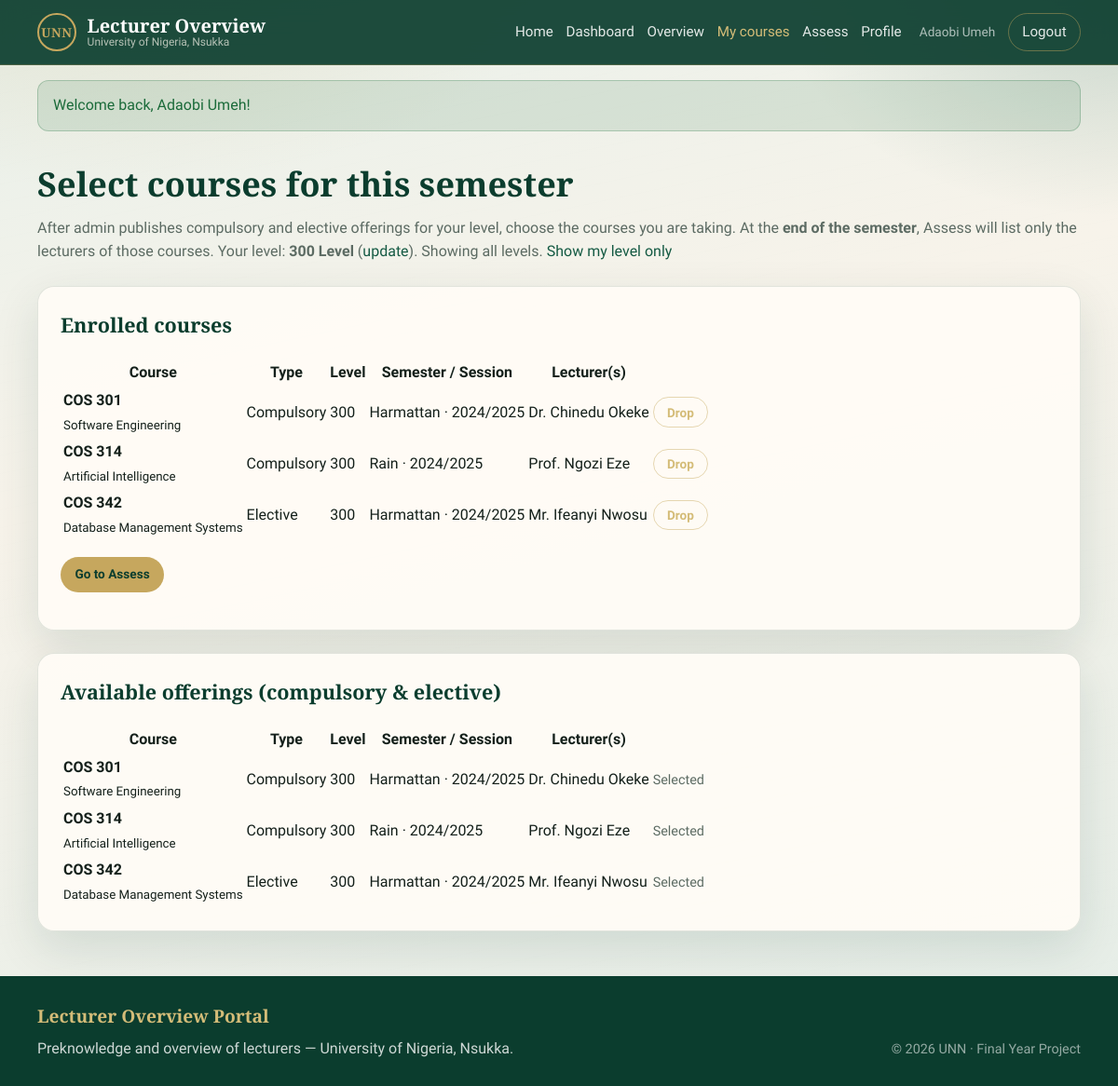
Page /student/enroll.php?all=1 (signed in) on the committed database.
### tables this page shows
CREATE TABLE users (
  id INT UNSIGNED AUTO_INCREMENT PRIMARY KEY,
  full_name VARCHAR(120) NOT NULL,
  email VARCHAR(160) NOT NULL UNIQUE,
  password VARCHAR(255) NOT NULL,
  role ENUM('student', 'lecturer', 'admin') NOT NULL DEFAULT 'student',
  department VARCHAR(120) DEFAULT NULL,
  matric_number VARCHAR(40) DEFAULT NULL,
  academic_level ENUM('100', '200', '300', '400') DEFAULT NULL,
  is_active TINYINT(1) NOT NULL DEFAULT 1,
  created_at TIMESTAMP DEFAULT CURRENT_TIMESTAMP,
  updated_at TIMESTAMP DEFAULT CURRENT_TIMESTAMP ON UPDATE CURRENT_TIMESTAMP
);

CREATE TABLE courses (
  id INT UNSIGNED AUTO_INCREMENT PRIMARY KEY,
  course_code VARCHAR(20) NOT NULL UNIQUE,
  course_title VARCHAR(200) NOT NULL,
  department VARCHAR(120) NOT NULL,
  level VARCHAR(20) DEFAULT '100',
  course_type ENUM('Compulsory', 'Elective') NOT NULL DEFAULT 'Compulsory',
  semester ENUM('Harmattan', 'Rain') NOT NULL DEFAULT 'Harmattan',
  session_year VARCHAR(20) NOT NULL DEFAULT '2024/2025',
  description TEXT DEFAULT NULL,
  created_at TIMESTAMP DEFAULT CURRENT_TIMESTAMP
);

### includes/auth.php (called while the page is built, shortened)
<?php
require_once __DIR__ . '/../config/database.php';
function get_flash(): ?array
{
    $flash = $_SESSION['flash'];
    return $flash;
}
function e(?string $value): string
{
    return htmlspecialchars((string) $value, ENT_QUOTES, 'UTF-8');
}
function is_logged_in(): bool
{
    return !empty($_SESSION['user_id']);
}
function current_user(): ?array
{
    static $user = null;
    if ($user !== null) {
        return $user;
    }
    $stmt = db()->prepare('SELECT id, full_name, email, role, department, matric_number, academic_level, is_active FROM users WHERE id = ? LIMIT 1');
    $uid = (int) $_SESSION['user_id'];
    $stmt->bind_param('i', $uid);
    $stmt->execute();
    $result = $stmt->get_result();
    $user = $result->fetch_assoc() ?: null;
    return $user;
}
function require_role(string ...$roles): void
{
    $user = current_user();
}
function dashboard_url_for_role(string $role): string
{
    $base = base_path();
    return match ($role) {
        'admin'    => $base . '/admin/dashboard.php',
        'lecturer' => $base . '/lecturer/dashboard.php',
        default    => $base . '/student/dashboard.php',
    };
}
function base_path(): string
{
    static $base = null;
    if ($base !== null) {
        return $base;
    }
    $script = str_replace('\\', '/', $_SERVER['SCRIPT_NAME'] ?? '');
    if (preg_match('#^(.*?)/portal(?:/|$)#', $script, $m)) {
        $base = $m[1] . '/portal';
    } else {
        $dir = str_replace('\\', '/', dirname($script));
        if (preg_match('#/(student|lecturer|admin)$#', $dir)) {
            $dir = dirname($dir);
        }
        $base = ($dir === '/' || $dir === '\\' || $dir === '.') ? '' : $dir;
    }
    return $base;
}

### config/database.php (called while the page is built, shortened)
<?php
function db(): mysqli
{
    static $conn = null;
    if ($conn instanceof mysqli) {
        return $conn;
    }
    $conn = new mysqli(DB_HOST, DB_USER, DB_PASS, DB_NAME);
    $conn->set_charset('utf8mb4');
    return $conn;
}

### student/enroll.php (the view, shortened to what this page needs)
<?php
require_once __DIR__ . '/../includes/auth.php';
require_role('student');
$user = current_user();
$uid = (int) $user['id'];
$stmt = db()->prepare(
    "SELECT se.course_id, c.course_code, c.course_title, c.level, c.course_type, c.semester, c.session_year,
            GROUP_CONCAT(CONCAT(l.title, ' ', u.full_name) ORDER BY u.full_name SEPARATOR ', ') AS lecturers
     FROM student_enrollments se
     JOIN courses c ON c.id = se.course_id
     LEFT JOIN course_lecturers cl ON cl.course_id = c.id
     LEFT JOIN lecturers l ON l.id = cl.lecturer_id
     LEFT JOIN users u ON u.id = l.user_id
     WHERE se.student_id = ?
     GROUP BY se.course_id, c.course_code, c.course_title, c.level, c.course_type, c.semester, c.session_year
     ORDER BY c.course_code"
);
$stmt->bind_param('i', $uid);
$stmt->execute();
$enrolled = $stmt->get_result()->fetch_all(MYSQLI_ASSOC);
$enrolledIds = array_map(static fn($r) => (int) $r['course_id'], $enrolled);
$showAll = isset($_GET['all']) && $_GET['all'] === '1';
$studentLevel = $user['academic_level'] ?? '';
if ($showAll || !is_valid_student_level($studentLevel)) {
    $available = db()->query(
        "SELECT c.id, c.course_code, c.course_title, c.level, c.course_type, c.semester, c.session_year,
                GROUP_CONCAT(CONCAT(l.title, ' ', u.full_name) ORDER BY u.full_name SEPARATOR ', ') AS lecturers
         FROM courses c
         LEFT JOIN course_lecturers cl ON cl.course_id = c.id
         LEFT JOIN lecturers l ON l.id = cl.lecturer_id
         LEFT JOIN users u ON u.id = l.user_id
         GROUP BY c.id, c.course_code, c.course_title, c.level, c.course_type, c.semester, c.session_year
         ORDER BY c.level, c.course_type, c.course_code"
    )->fetch_all(MYSQLI_ASSOC);
}
$activeNav = 'enroll';
require_once __DIR__ . '/../includes/header.php';
?>
<div class="container">
    <h1 class="page-title">Select courses for this semester</h1>
    <p class="page-lead">
        After admin publishes compulsory and elective offerings for your level, choose the courses you are taking.
        At the <strong>end of the semester</strong>, Assess will list only the lecturers of those courses.
        Your level: <strong><?= e($user['academic_level'] ? $user['academic_level'] . ' Level' : 'not set') ?></strong>
        (<a href="<?= e(base_path()) ?>/student/profile.php">update</a>).
        <?php if (!$showAll && is_valid_student_level($studentLevel)): ?>
            Showing <?= e($studentLevel) ?>-level offerings.
            <a href="?all=1">Show all levels</a>
        <?php elseif ($showAll): ?>
            Showing all levels. <a href="?">Show my level only</a>
        <?php endif; ?>
    </p>
    <div class="panel" style="margin-bottom:1.5rem;">
        <h2 style="margin-top:0;font-family:var(--font-display);color:var(--green-deep);font-size:1.35rem;">Enrolled courses</h2>
        <?php if (!$enrolled): ?>
            <div class="empty-state">You are not enrolled in any course yet. Enrol below before assessing lecturers.</div>
        <?php else: ?>
            <div class="table-wrap">
                <table class="data-table">
                    <thead>
                        <tr>
                            <th>Course</th>
                            <th>Type</th>
                            <th>Level</th>
                            <th>Semester / Session</th>
                            <th>Lecturer(s)</th>
                            <th></th>
                        </tr>
                    </thead>
                    <tbody>
                        <?php foreach ($enrolled as $row): ?>
                            <tr>
                                <td><strong><?= e($row['course_code']) ?></strong><br><small><?= e($row['course_title']) ?></small></td>
                                <td><?= e($row['course_type'] ?? 'Compulsory') ?></td>
                                <td><?= e($row['level']) ?></td>
                                <td><?= e($row['semester'] . ' · ' . $row['session_year']) ?></td>
                                <td><?= e($row['lecturers'] ?: '—') ?></td>
                                <td>
                                    <form method="post" onsubmit="return confirm('Remove this enrolment?');">
                                        <button type="submit" class="btn btn-ghost btn-sm">Drop</button>
                                    </form>
                                </td>
                            </tr>
                        <?php endforeach; ?>
                    </tbody>
                </table>
            </div>
            <p style="margin-top:1rem;"><a class="btn btn-gold btn-sm" href="<?= e(base_path()) ?>/student/assess.php">Go to Assess</a></p>
        <?php endif; ?>
    </div>
    <div class="panel">
        <h2 style="margin-top:0;font-family:var(--font-display);color:var(--green-deep);font-size:1.35rem;">Available offerings (compulsory &amp; elective)</h2>
        <?php if (!$available): ?>
            <div class="empty-state">No courses published for your level yet. Ask admin to publish semester offerings, or <a href="?all=1">view all levels</a>.</div>
        <?php else: ?>
            <div class="table-wrap">
                <table class="data-table">
                    <thead>
                        <tr>
                            <th>Course</th>
                            <th>Type</th>
                            <th>Level</th>
                            <th>Semester / Session</th>
                            <th>Lecturer(s)</th>
                            <th></th>
                        </tr>
                    </thead>
                    <tbody>
                        <?php foreach ($available as $row): ?>
                            <?php $already = in_array((int) $row['id'], $enrolledIds, true); ?>
                            <tr>
                                <td><strong><?= e($row['course_code']) ?></strong><br><small><?= e($row['course_title']) ?></small></td>
                                <td><?= e($row['course_type'] ?? 'Compulsory') ?></td>
                                <td><?= e($row['level']) ?></td>
                                <td><?= e($row['semester'] . ' · ' . $row['session_year']) ?></td>
                                <td><?= e($row['lecturers'] ?: '—') ?></td>
                                <td>
                                    <?php if ($already): ?>
                                        <span style="color:var(--muted);font-size:0.9rem;">Selected</span>
                                    <?php endif; ?>
                                </td>
                            </tr>
                        <?php endforeach; ?>
                    </tbody>
                </table>
            </div>
        <?php endif; ?>
    </div>
</div>
<?php require_once __DIR__ . '/../includes/footer.php'; ?>

### includes/header.php (shortened to what this page needs)
<?php
require_once __DIR__ . '/auth.php';
$bodyClass  = $bodyClass ?? '';
$activeNav  = $activeNav ?? '';
$user       = current_user();
$flash      = get_flash();
?>
<!DOCTYPE html>
<html lang="en">
<head>
    <link rel="stylesheet" href="<?= e(base_path()) ?>/assets/css/style.css">
</head>
<body class="<?= e($bodyClass) ?>">
<div class="page-shell">
    <header class="site-header">
        <div class="container header-inner">
            <a class="brand" href="<?= e(base_path()) ?>/index.php">
                <span class="brand-mark" aria-hidden="true">UNN</span>
                <span class="brand-text">
                    <strong>Lecturer Overview</strong>
                    <small>University of Nigeria, Nsukka</small>
                </span>
            </a>
            <nav class="site-nav" data-nav>
                <a href="<?= e(base_path()) ?>/index.php" class="<?= $activeNav === 'home' ? 'is-active' : '' ?>">Home</a>
                <?php if ($user): ?>
                    <a href="<?= e(dashboard_url_for_role($user['role'])) ?>" class="<?= $activeNav === 'dashboard' ? 'is-active' : '' ?>">Dashboard</a>
                    <?php if ($user['role'] === 'student'): ?>
                        <a href="<?= e(base_path()) ?>/student/overview.php" class="<?= $activeNav === 'overview' ? 'is-active' : '' ?>">Overview</a>
                        <a href="<?= e(base_path()) ?>/student/enroll.php" class="<?= $activeNav === 'enroll' ? 'is-active' : '' ?>">My courses</a>
                        <a href="<?= e(base_path()) ?>/student/assess.php" class="<?= $activeNav === 'assess' ? 'is-active' : '' ?>">Assess</a>
                        <a href="<?= e(base_path()) ?>/student/profile.php" class="<?= $activeNav === 'profile' ? 'is-active' : '' ?>">Profile</a>
                    <?php endif; ?>
                    <span class="nav-user"><?= e($user['full_name']) ?></span>
                    <a class="btn btn-ghost btn-sm" href="<?= e(base_path()) ?>/logout.php">Logout</a>
                <?php else: ?>
                    <a href="<?= e(base_path()) ?>/login.php" class="<?= $activeNav === 'login' ? 'is-active' : '' ?>">Login</a>
                    <a class="btn btn-gold btn-sm" href="<?= e(base_path()) ?>/register.php">Register</a>
                <?php endif; ?>
            </nav>
        </div>
    </header>
    <?php if ($flash): ?>
        <div class="container">
            <div class="flash flash-<?= e($flash['type']) ?>" role="alert">
                <?= e($flash['message']) ?>
            </div>
        </div>
    <?php endif; ?>
    <main class="site-main">

### assets/css/style.css (style rules this page uses)
:root { --green-deep: #0B3D2E; --green-mid: #145A43; --green-soft: #1F6B52; --gold: #C6A75E; --gold-bright: #D4BC78; --cream: #F7F3EA; --ink: #14201B; --muted: #5C6B63; --line: rgba(11, 61, 46, 0.12); --card: rgba(255, 252, 246, 0.92); --danger: #9B2C2C; --success: #1B6B3A; --warning: #8A6A1F; --shadow: 0 18px 50px rgba(11, 61, 46, 0.12); --radius: 18px; --font-display: "Cormorant Garamond", Georgia, serif; --font-body: "Source Sans 3", "Segoe UI", sans-serif; }
*, *::before, *::after { box-sizing: border-box; }
html { scroll-behavior: smooth; }
body { margin: 0; min-height: 100vh; font-family: var(--font-body); color: var(--ink); background: radial-gradient(ellipse 80% 50% at 10% -10%, rgba(198, 167, 94, 0.22), transparent 55%), radial-gradient(ellipse 60% 40% at 100% 0%, rgba(20, 90, 67, 0.18), transparent 50%), linear-gradient(165deg, #E8F0EA 0%, var(--cream) 38%, #E4EDE7 100%); background-attachment: fixed; line-height: 1.6; }
body::before { content: ""; position: fixed; inset: 0; pointer-events: none; opacity: 0.35; background-image: repeating-linear-gradient( -12deg, transparent, transparent 18px, rgba(11, 61, 46, 0.015) 18px, rgba(11, 61, 46, 0.015) 19px ); z-index: 0; }
.page-shell { position: relative; z-index: 1; min-height: 100vh; display: flex; flex-direction: column; }
a { color: var(--green-mid); text-decoration: none; }
.container { width: min(1120px, calc(100% - 2rem)); margin-inline: auto; }
.site-header { position: sticky; top: 0; z-index: 50; backdrop-filter: blur(14px); background: rgba(11, 61, 46, 0.92); border-bottom: 1px solid rgba(198, 167, 94, 0.28); }
.header-inner { display: flex; align-items: center; justify-content: space-between; gap: 1rem; padding: 0.85rem 0; }
.brand { display: flex; align-items: center; gap: 0.75rem; color: #fff; }
.brand-mark { display: grid; place-items: center; width: 2.6rem; height: 2.6rem; border-radius: 50%; border: 2px solid var(--gold); font-family: var(--font-display); font-weight: 700; font-size: 0.85rem; letter-spacing: 0.04em; color: var(--gold); }
.brand-text { display: flex; flex-direction: column; line-height: 1.15; }
.brand-text strong { font-family: var(--font-display); font-size: 1.25rem; font-weight: 600; }
.brand-text small { color: rgba(247, 243, 234, 0.7); font-size: 0.75rem; }
.site-nav { display: flex; align-items: center; gap: 0.85rem; flex-wrap: wrap; }
.site-nav a { color: rgba(255, 255, 255, 0.88); font-weight: 500; font-size: 0.95rem; }
.site-nav a.is-active, .site-nav a:hover { color: var(--gold-bright); }
.nav-user { color: rgba(255, 255, 255, 0.65); font-size: 0.85rem; margin-left: 0.35rem; }
.site-main { flex: 1; padding: 1.75rem 0 3rem; }
.btn { display: inline-flex; align-items: center; justify-content: center; gap: 0.4rem; padding: 0.72rem 1.25rem; border-radius: 999px; border: 1px solid transparent; font-family: var(--font-body); font-weight: 600; font-size: 0.95rem; cursor: pointer; transition: transform 0.18s ease, background 0.18s ease, color 0.18s ease, border-color 0.18s ease; }
.btn-gold { background: var(--gold); color: var(--green-deep); }
.btn-ghost { background: transparent; border-color: rgba(198, 167, 94, 0.45); color: var(--gold-bright); }
.btn-sm { padding: 0.45rem 0.9rem; font-size: 0.85rem; }
.panel { background: var(--card); border: 1px solid var(--line); border-radius: var(--radius); box-shadow: var(--shadow); padding: 1.5rem; }
.panel + .panel { margin-top: 1.25rem; }
.page-title { font-family: var(--font-display); font-size: clamp(1.9rem, 3vw, 2.5rem); color: var(--green-deep); margin: 0 0 0.35rem; }
.page-lead { margin: 0 0 1.5rem; color: var(--muted); }
.flash { margin: 1rem 0 0; padding: 0.85rem 1rem; border-radius: 12px; font-weight: 500; }
.flash-success { background: rgba(27, 107, 58, 0.12); color: var(--success); border: 1px solid rgba(27, 107, 58, 0.25); }
.table-wrap { overflow-x: auto; }

### rows in the picture
users: full_name "Adaobi Umeh", academic_level "300 Level"
courses: course_code "COS 301", course_title "Software Engineering", course_type "Compulsory", level "300", semester+session_year "Harmattan · 2024/2025", lecturers "Dr. Chinedu Okeke", shows "Selected"
courses: course_code "COS 314", course_title "Artificial Intelligence", course_type "Compulsory", level "300", semester+session_year "Rain · 2024/2025", lecturers "Prof. Ngozi Eze", shows "Selected"
courses: course_code "COS 342", course_title "Database Management Systems", course_type "Elective", level "300", semester+session_year "Harmattan · 2024/2025", lecturers "Mr. Ifeanyi Nwosu", shows "Selected"

### other values in the picture
$flash['message'] "Welcome back, Adaobi Umeh!"
$row['course_code'] "COS 301"
$row['course_title'] "Software Engineering"
$row['course_type'] "Compulsory"
$row['level'] "300"
$row['semester'] . ' · ' . $row['session_year'] "Harmattan · 2024/2025"
$row['lecturers'] ?: '—' "Dr. Chinedu Okeke"
$row['course_code'] "COS 314"
$row['course_title'] "Artificial Intelligence"
$row['semester'] . ' · ' . $row['session_year'] "Rain · 2024/2025"
$row['lecturers'] ?: '—' "Prof. Ngozi Eze"
$row['course_code'] "COS 342"
$row['course_title'] "Database Management Systems"
$row['course_type'] "Elective"
$row['lecturers'] ?: '—' "Mr. Ifeanyi Nwosu"
